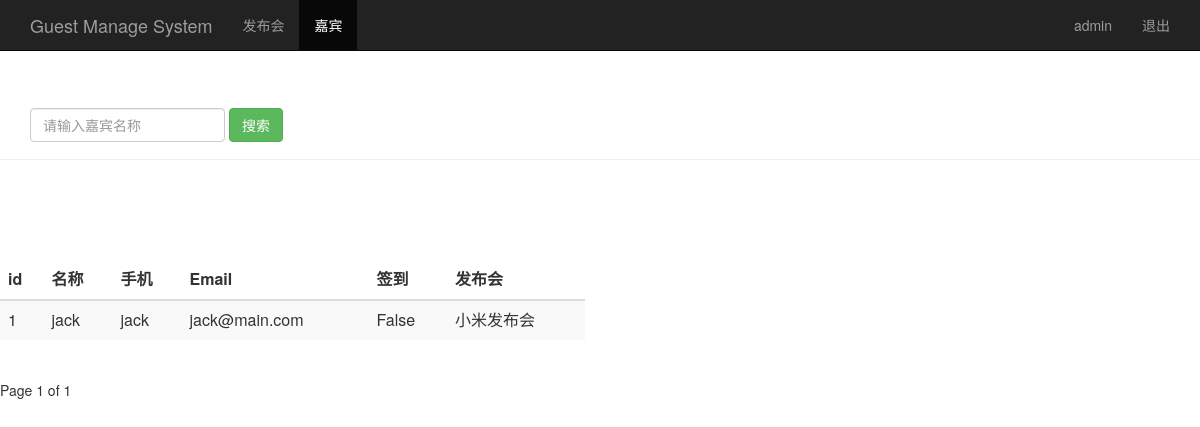
/guest_manage/ (signed in), run on an earlier commit of the app's database.
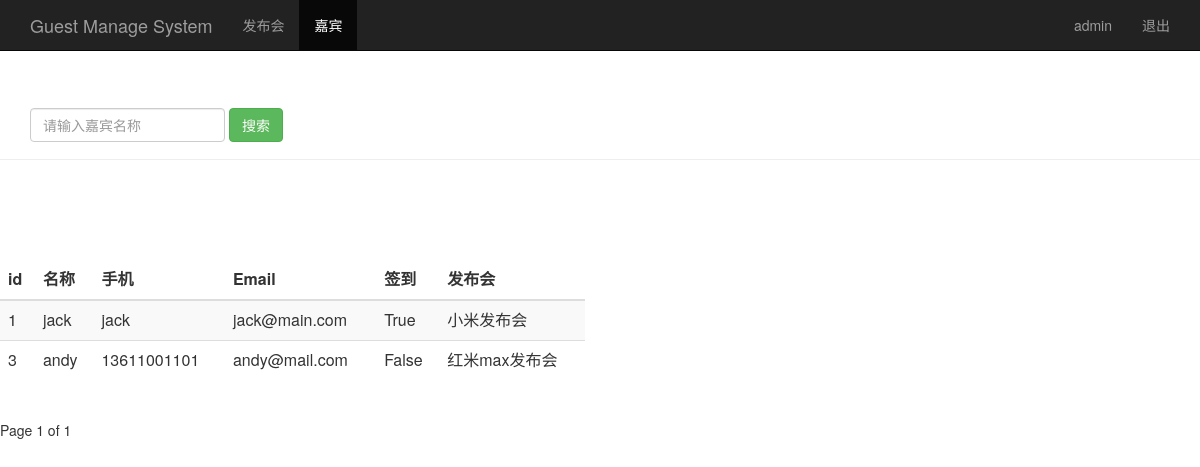
And on a later commit of the database.
### sign/models.py (models this page shows)
class Guest(models.Model):
    event = models.ForeignKey(Event,on_delete=models.CASCADE)#关联发布会ID
    realname = models.CharField(max_length=64)#姓名
    phone = models.CharField(max_length=16)#手机号
    email = models.EmailField()#邮箱
    sign = models.BooleanField()#签到状态
    create_time = models.DateTimeField(auto_now=True)#创建时间（自动获取当前时间）

class Event(models.Model):
    name = models.CharField(max_length=100)#发布会标题
    limit = models.IntegerField()#参加人数
    status = models.BooleanField()#状态
    address = models.CharField(max_length=200)#地址
    start_time = models.DateTimeField('events time')#发布会时间
    create_time = models.DateTimeField(auto_now=True)#创建时间，自动获取当前时间
    def __str__(self):
        return self.name

### sign/views.py (the view)
# urls.py: url(r'^guest_manage/$',views.guest_manage),
@login_required()
def guest_manage(request):
    username = request.session.get('user','')
    guest_list = Guest.objects.all()
    paginator =Paginator(guest_list,2)
    page = request.GET.get('page')
    try:
        contacts = paginator.page(page)
    except PageNotAnInteger:
        contacts = paginator.page(1)
    except EmptyPage:
        contacts = paginator.page(paginator.num_pages)
    return render(request,"guest_manage.html", {"user": username,"guests": contacts})

### sign/templates/guest_manage.html (shortened to what this page needs)
<html lang="zh-CN">
  <head>
      {% load bootstrap3 %}
      {% bootstrap_css %}
  </head>
  <body>
    <nav class="navbar navbar-inverse navbar-fixed-top">
        <div class="container">
            <div class="navbar-header">
                <a class="navbar-brand" href="/event_manage">Guest Manage System</a>
            </div>
            <div id="navbar" class="collapse navbar-collapse">
                <u1 class="nav navbar-nav">
                    <li><a href="/event_manage/">发布会</a> </li>
                    <li class="active"><a href="#">嘉宾</a></li>
                </u1>
                <u1 class="nav navbar-nav navbar-right">
                    <li><a href="#">{{user}}</a> </li>
                    <li><a href="/logout/">退出</a></li>
                </u1>
            </div>
        </div>
    </nav>
    <div class="page-header" style="padding-top: 60px;">
         <div id="navbar" class="navbar-collapse collapse">
             <form class="navbar-form" methond="get" action="/search_user/">
                 <div class="form-group">
                     <input name="realname" type="text" placeholder="请输入嘉宾名称" class="form-control">
                 </div>
                 <button type="submit" class="btn btn-success">搜索</button>
             </form>
         </div>
     </div>
    <div class="row" style="padding-top: 80px;">
        <div class="col-md-6">
            <table class="table table-striped">
                <thead>
                  <tr>
                      <th>id</th><th>名称</th><th>手机</th><th>Email</th><th>签到</th>
                      <th>发布会</th>
                  </tr>
                </thead>
                <tbody>
                  {% for guest in guests %}
                      <tr>
                          <td>{{ guest.id }}</td>
                          <td>{{ guest.realname }}</td>
                          <td>{{ guest.phone }}</td>
                          <td>{{ guest.email }}</td>
                          <td>{{ guest.sign }}</td>
                          <td>{{ guest.event }}</td>
                      </tr>
                  {% endfor %}
                </tbody>
            </table>
        </div>
    </div>
    <div class="pagination">
        <span class="step-links">
              <span class="current">
                  Page {{ guests.number }} of {{ guests.paginator.num_pages }}
              </span>
        </span>
    </div>
  </body>
</html>

What changed in the data, as far as the page shows it:
changed Guest "jack": sign "False" → "True"
added Guest: id "3", realname "andy", phone "13611001101", email "andy@mail.com", sign "False", event "红米max发布会"
